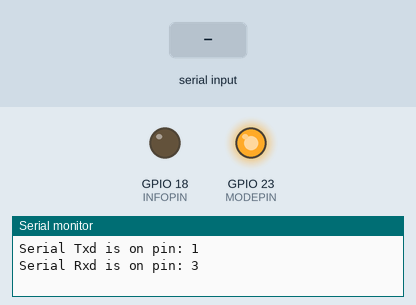
Recording of a sketch running on a simulated ESP32. Shown: output pins drawn as LEDs (lit = HIGH), the last lines printed to the serial monitor. Dashed ring = blinking. The test bench sets the inputs (shaded band).

Above: at 3.2 s.
3.3 s: "a" received over Serial
At 4.45 s:
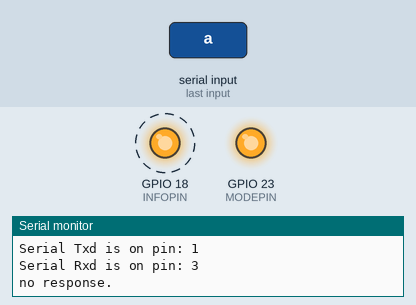
6.3 s: "6" received over the second serial link
At 7.0 s:
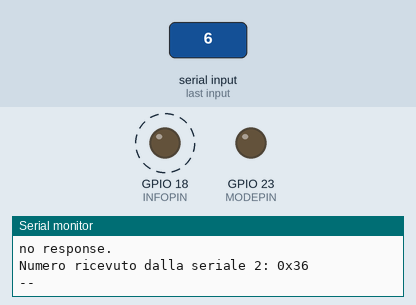
9.3 s: "4" received over the second serial link
At 11.6 s:
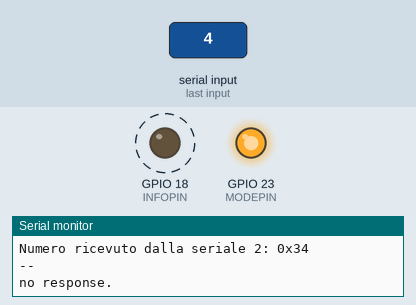
Timing chart, 0 to 13.1 s (numbered marks = the images above; inputs shaded):
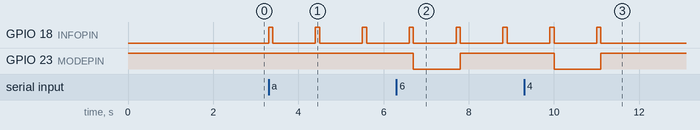

Measured:
- after the input at 3.3 s, GPIO 18 (INFOPIN): alternates HIGH for 0.10 s and LOW for 1.0 s, starting at once
- after the input at 6.3 s, GPIO 23 (MODEPIN): HIGH → LOW after 0.40 s, → HIGH 1.1 s later
- after the input at 9.3 s, GPIO 23 (MODEPIN): HIGH → LOW after 0.70 s, → HIGH 1.1 s later

The sketch:

pelco-tester.ino
```cpp
  /*
 * There are three serial ports on the ESP known as U0UXD, U1UXD and U2UXD.
 *
 * U0UXD is used to communicate with the ESP32 for programming and during reset/boot.
 * U1UXD is unused and can be used for your projects. Some boards use this port for SPI Flash access though
 * U2UXD is unused and can be used for your projects.
 *
*/

#define RXD2 16
#define TXD2 17
#define INFOPIN 18
#define MODEPIN 23

const byte C_SET_PAN_POSITION = 0x4B;
const byte C_SET_TILT_POSITION = 0x4D;
const byte C_TILT_DOWN_TILL_STOP = 0x10;
const byte C_TILT_UP_TILL_STOP = 0x08;
const byte C_PAN_LEFT_TILL_STOP = 0x04 ;
const byte C_PAN_RIGHT_TILL_STOP = 0x02;
const byte C_SET_POS = 0x03;
const byte C_GOTO_POS = 0x07; // 5?
const byte C_CLEAR_POS = 0x05;  // 7?


void setup() {
  // Note the format for setting a serial port is as follows: Serial2.begin(baud-rate, protocol, RX pin, TX pin);
  Serial.begin(115200);
  pinMode(INFOPIN, OUTPUT);
  pinMode(MODEPIN, OUTPUT);
  digitalWrite(MODEPIN,HIGH);
  Serial2.begin(9600, SERIAL_8N1, RXD2, TXD2);
  Serial.println("Serial Txd is on pin: "+String(TX));
  Serial.println("Serial Rxd is on pin: "+String(RX));
  delay(2000);
}

void loop() { //Choose Serial1 or Serial2 as required

  if (Serial.available() > 0) {
    char command = Serial.read();

    // Esecuzione del comando corrispondente
    switch (command) {
      case '6':
        sendPelcoDFrame(C_PAN_RIGHT_TILL_STOP, 5, 5);
        checkResponse();
        break;
      case '4':
        sendPelcoDFrame(C_PAN_LEFT_TILL_STOP, 5, 5);
        checkResponse();
        break;
      case '2':
        sendPelcoDFrame(C_TILT_UP_TILL_STOP, 5, 5);
        checkResponse();
        break;
      case '8':
        sendPelcoDFrame(C_TILT_DOWN_TILL_STOP, 5, 5);
        checkResponse();
        break;

      case 'q':
        sendPelcoDFrame(C_SET_PAN_POSITION, 5, 5);
        checkResponse();
        break;
      case 'w':
        sendPelcoDFrame(C_SET_TILT_POSITION, 5, 5);
        checkResponse();
        break;
      case 'e':
        sendPelcoDFrame(C_SET_POS, 0, 1);
        checkResponse();
        break;
      case 'r':
        sendPelcoDFrame(C_GOTO_POS, 0, 1);
        checkResponse();
        break;
      case 't':
        sendPelcoDFrame(C_CLEAR_POS, 0, 1);
        checkResponse();
        break;

      case 'a':
        sendPelcoDFrame(0x51, 0, 1);
        digitalWrite(INFOPIN, HIGH);  // turn the LED on (HIGH is the voltage level)
        delay(100);                      // wait for a second
        digitalWrite(INFOPIN, LOW);   // turn the LED off by making the voltage LOW
        checkResponse();
        delay(1000);

       sendPelcoDFrame(0x53, 0, 1);
        digitalWrite(INFOPIN, HIGH);  // turn the LED on (HIGH is the voltage level)
        delay(100);                      // wait for a second
        digitalWrite(INFOPIN, LOW);   // turn the LED off by making the voltage LOW
        delay(1000);

       sendPelcoDFrame(0x55, 0, 1);
        digitalWrite(INFOPIN, HIGH);  // turn the LED on (HIGH is the voltage level)
        delay(100);                      // wait for a second
        digitalWrite(INFOPIN, LOW);   // turn the LED off by making the voltage LOW
        checkResponse();
        delay(1000);

       sendPelcoDFrame(0x61, 0, 1);
        digitalWrite(INFOPIN, HIGH);  // turn the LED on (HIGH is the voltage level)
        delay(100);                      // wait for a second
        digitalWrite(INFOPIN, LOW);   // turn the LED off by making the voltage LOW
        checkResponse();
        delay(1000);

        sendPelcoDFrame(0x59, 0, 1);
        digitalWrite(INFOPIN, HIGH);  // turn the LED on (HIGH is the voltage level)
        delay(100);                      // wait for a second
        digitalWrite(INFOPIN, LOW);   // turn the LED off by making the voltage LOW
        checkResponse();
        delay(1000);

        sendPelcoDFrame(0x5b, 0, 1);
        digitalWrite(INFOPIN, HIGH);  // turn the LED on (HIGH is the voltage level)
        delay(100);                      // wait for a second
        digitalWrite(INFOPIN, LOW);   // turn the LED off by making the voltage LOW
        checkResponse();
        delay(1000);

        sendPelcoDFrame(0x5d, 0, 1);
        digitalWrite(INFOPIN, HIGH);  // turn the LED on (HIGH is the voltage level)
        delay(100);                      // wait for a second
        digitalWrite(INFOPIN, LOW);   // turn the LED off by making the voltage LOW
        checkResponse();
        delay(1000);

        sendPelcoDFrame(0x63, 0, 1);
        digitalWrite(INFOPIN, HIGH);  // turn the LED on (HIGH is the voltage level)
        delay(100);                      // wait for a second
        digitalWrite(INFOPIN, LOW);   // turn the LED off by making the voltage LOW
        checkResponse();
        delay(1000);

        break;

      case '5':
        stopCamera();
        break;
      default:
        // Gestione di comandi non validi
        break;
    }
  }
  /*sendPelcoDFrame(C_PAN_LEFT_TILL_STOP,5,5);
  digitalWrite(INFOPIN, HIGH);  // turn the LED on (HIGH is the voltage level)
  delay(1000);                      // wait for a second
  digitalWrite(INFOPIN, LOW);   // turn the LED off by making the voltage LOW
  stopCamera();
  delay(1000);

  sendPelcoDFrame(C_PAN_RIGHT_TILL_STOP,5,5);
  digitalWrite(INFOPIN, HIGH);  // turn the LED on (HIGH is the voltage level)
  delay(1000);                      // wait for a second
  stopCamera();
  digitalWrite(17, LOW);   // turn the LED off by making the voltage LOW
  delay(2000);    */
}

void sendPelcoDFrame( byte command, byte data1, byte data2){
  byte bytes[7] = {0xFF, 0x01, 0x00, command, data1, data2, 0x00};
  byte crc = (bytes[1] + bytes[2] + bytes[3] + bytes[4] + bytes[5]) % 0x100;
  bytes[6] = crc;

  for (int i = 0; i < 7; i++)   {
    Serial2.write(bytes[i]);
  }
}

void stopCamera() {
  byte bytes[7] = {0xFF, 0x01, 0x00, 0x00, 0x00, 0x00, 0x01};
   for (int i = 0; i < 7; i++)   {
    Serial2.write(bytes[i]);
  }
}

void checkResponse() {
    digitalWrite(MODEPIN,LOW);
    if (Serial2.available() > 0) {
    while (Serial2.available() > 0) {
      char receivedChar = Serial2.read();
      Serial.print("Numero ricevuto dalla seriale 2: 0x");
      Serial.print(receivedChar, HEX);
      Serial.println();
    }
    Serial.println("--");
  } else {
    Serial.println("no response.");
    digitalWrite(MODEPIN,HIGH);
  }
}
```
